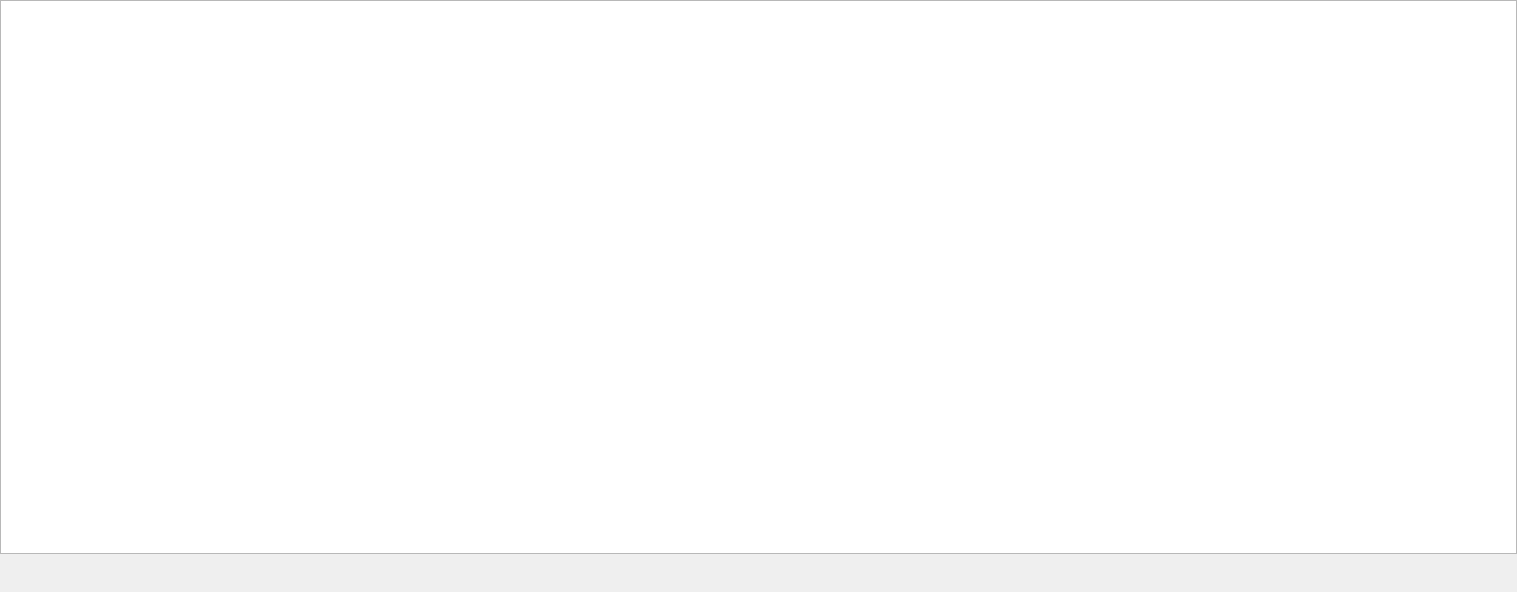
<?xml version="1.0" encoding="UTF-8"?>
<ui version="4.0">
 <class>Curvature</class>
 <widget class="QDockWidget" name="Curvature">
  <property name="geometry">
   <rect>
    <x>0</x>
    <y>0</y>
    <width>1517</width>
    <height>592</height>
   </rect>
  </property>
  <property name="sizePolicy">
   <sizepolicy hsizetype="Minimum" vsizetype="Minimum">
    <horstretch>0</horstretch>
    <verstretch>0</verstretch>
   </sizepolicy>
  </property>
  <property name="minimumSize">
   <size>
    <width>200</width>
    <height>200</height>
   </size>
  </property>
  <property name="features">
   <set>QDockWidget::AllDockWidgetFeatures</set>
  </property>
  <property name="windowTitle">
   <string>Vertical Alignment</string>
  </property>
  <widget class="QWidget" name="centralwidget">
   <property name="sizePolicy">
    <sizepolicy hsizetype="Expanding" vsizetype="Expanding">
     <horstretch>0</horstretch>
     <verstretch>0</verstretch>
    </sizepolicy>
   </property>
   <layout class="QVBoxLayout" name="verticalLayout_2">
    <property name="leftMargin">
     <number>0</number>
    </property>
    <property name="topMargin">
     <number>0</number>
    </property>
    <property name="rightMargin">
     <number>0</number>
    </property>
    <property name="bottomMargin">
     <number>0</number>
    </property>
    <item>
     <widget class="QWidget" name="widget_5" native="true">
      <layout class="QVBoxLayout" name="verticalLayout">
       <property name="spacing">
        <number>10</number>
       </property>
       <property name="leftMargin">
        <number>0</number>
       </property>
       <property name="topMargin">
        <number>0</number>
       </property>
       <property name="rightMargin">
        <number>0</number>
       </property>
       <property name="bottomMargin">
        <number>0</number>
       </property>
       <item>
        <widget class="QGraphicsView" name="curvatureView">
         <property name="sizePolicy">
          <sizepolicy hsizetype="Expanding" vsizetype="Expanding">
           <horstretch>0</horstretch>
           <verstretch>0</verstretch>
          </sizepolicy>
         </property>
         <property name="backgroundBrush">
          <brush brushstyle="SolidPattern">
           <color alpha="255">
            <red>50</red>
            <green>50</green>
            <blue>50</blue>
           </color>
          </brush>
         </property>
         <property name="foregroundBrush">
          <brush brushstyle="NoBrush">
           <color alpha="255">
            <red>0</red>
            <green>0</green>
            <blue>0</blue>
           </color>
          </brush>
         </property>
         <property name="alignment">
          <set>Qt::AlignLeading|Qt::AlignLeft|Qt::AlignVCenter</set>
         </property>
         <property name="renderHints">
          <set>QPainter::Antialiasing|QPainter::TextAntialiasing</set>
         </property>
        </widget>
       </item>
      </layout>
     </widget>
    </item>
    <item>
     <widget class="QWidget" name="widget_4" native="true">
      <property name="minimumSize">
       <size>
        <width>0</width>
        <height>0</height>
       </size>
      </property>
      <layout class="QHBoxLayout" name="horizontalLayout_3">
       <property name="sizeConstraint">
        <enum>QLayout::SetMinimumSize</enum>
       </property>
       <property name="leftMargin">
        <number>9</number>
       </property>
       <property name="topMargin">
        <number>9</number>
       </property>
       <property name="rightMargin">
        <number>9</number>
       </property>
       <property name="bottomMargin">
        <number>9</number>
       </property>
       <item>
        <widget class="QLabel" name="label">
         <property name="text">
          <string/>
         </property>
        </widget>
       </item>
      </layout>
     </widget>
    </item>
   </layout>
  </widget>
 </widget>
 <resources/>
 <connections/>
</ui>
